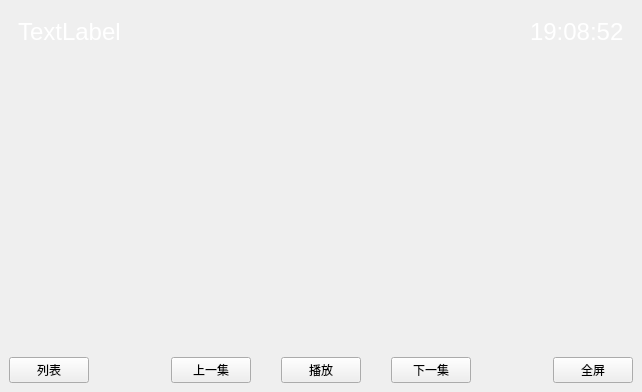
<?xml version="1.0" encoding="UTF-8"?>
<ui version="4.0">
 <class>Console</class>
 <widget class="QWidget" name="Console">
  <property name="geometry">
   <rect>
    <x>0</x>
    <y>0</y>
    <width>642</width>
    <height>392</height>
   </rect>
  </property>
  <property name="windowTitle">
   <string>Form</string>
  </property>
  <property name="styleSheet">
   <string notr="true"/>
  </property>
  <layout class="QHBoxLayout" name="horizontalLayout">
   <property name="spacing">
    <number>0</number>
   </property>
   <property name="leftMargin">
    <number>0</number>
   </property>
   <property name="topMargin">
    <number>0</number>
   </property>
   <property name="rightMargin">
    <number>0</number>
   </property>
   <property name="bottomMargin">
    <number>0</number>
   </property>
   <item>
    <widget class="CustoWidget" name="bottom" native="true">
     <layout class="QVBoxLayout" name="verticalLayout">
      <property name="spacing">
       <number>0</number>
      </property>
      <item>
       <widget class="CustoWidget" name="widget" native="true">
        <property name="styleSheet">
         <string notr="true"/>
        </property>
        <layout class="QVBoxLayout" name="verticalLayout_3">
         <property name="spacing">
          <number>0</number>
         </property>
         <property name="leftMargin">
          <number>0</number>
         </property>
         <property name="topMargin">
          <number>0</number>
         </property>
         <property name="rightMargin">
          <number>0</number>
         </property>
         <property name="bottomMargin">
          <number>0</number>
         </property>
         <item>
          <widget class="QWidget" name="widget_3" native="true">
           <property name="styleSheet">
            <string notr="true"/>
           </property>
           <layout class="QHBoxLayout" name="horizontalLayout_4">
            <item>
             <widget class="QLabel" name="wh">
              <property name="font">
               <font>
                <pointsize>18</pointsize>
               </font>
              </property>
              <property name="styleSheet">
               <string notr="true">color:#fff</string>
              </property>
              <property name="text">
               <string>TextLabel</string>
              </property>
             </widget>
            </item>
            <item>
             <spacer name="horizontalSpacer_2">
              <property name="orientation">
               <enum>Qt::Horizontal</enum>
              </property>
              <property name="sizeHint" stdset="0">
               <size>
                <width>40</width>
                <height>20</height>
               </size>
              </property>
             </spacer>
            </item>
            <item>
             <widget class="QLabel" name="time">
              <property name="font">
               <font>
                <pointsize>18</pointsize>
               </font>
              </property>
              <property name="styleSheet">
               <string notr="true">color:#fff</string>
              </property>
              <property name="text">
               <string>19:08:52</string>
              </property>
             </widget>
            </item>
           </layout>
          </widget>
         </item>
         <item>
          <spacer name="verticalSpacer">
           <property name="orientation">
            <enum>Qt::Vertical</enum>
           </property>
           <property name="sizeHint" stdset="0">
            <size>
             <width>20</width>
             <height>251</height>
            </size>
           </property>
          </spacer>
         </item>
         <item>
          <widget class="seekBar" name="seek" native="true">
           <property name="sizePolicy">
            <sizepolicy hsizetype="Preferred" vsizetype="Fixed">
             <horstretch>0</horstretch>
             <verstretch>0</verstretch>
            </sizepolicy>
           </property>
          </widget>
         </item>
         <item>
          <widget class="QWidget" name="widget_2" native="true">
           <layout class="QHBoxLayout" name="horizontalLayout_2">
            <property name="spacing">
             <number>0</number>
            </property>
            <property name="leftMargin">
             <number>0</number>
            </property>
            <property name="topMargin">
             <number>5</number>
            </property>
            <property name="rightMargin">
             <number>0</number>
            </property>
            <property name="bottomMargin">
             <number>0</number>
            </property>
            <item>
             <widget class="QPushButton" name="btn_play_list">
              <property name="text">
               <string>列表</string>
              </property>
             </widget>
            </item>
            <item>
             <spacer name="horizontalSpacer">
              <property name="orientation">
               <enum>Qt::Horizontal</enum>
              </property>
              <property name="sizeHint" stdset="0">
               <size>
                <width>40</width>
                <height>20</height>
               </size>
              </property>
             </spacer>
            </item>
            <item>
             <widget class="QPushButton" name="btn_play_last">
              <property name="text">
               <string>上一集</string>
              </property>
             </widget>
            </item>
            <item>
             <spacer name="horizontalSpacer_3">
              <property name="orientation">
               <enum>Qt::Horizontal</enum>
              </property>
              <property name="sizeType">
               <enum>QSizePolicy::Fixed</enum>
              </property>
              <property name="sizeHint" stdset="0">
               <size>
                <width>30</width>
                <height>20</height>
               </size>
              </property>
             </spacer>
            </item>
            <item>
             <widget class="QPushButton" name="btn_play_play">
              <property name="text">
               <string>播放</string>
              </property>
             </widget>
            </item>
            <item>
             <spacer name="horizontalSpacer_4">
              <property name="orientation">
               <enum>Qt::Horizontal</enum>
              </property>
              <property name="sizeType">
               <enum>QSizePolicy::Fixed</enum>
              </property>
              <property name="sizeHint" stdset="0">
               <size>
                <width>30</width>
                <height>20</height>
               </size>
              </property>
             </spacer>
            </item>
            <item>
             <widget class="QPushButton" name="btn_play_next">
              <property name="text">
               <string>下一集</string>
              </property>
             </widget>
            </item>
            <item>
             <spacer name="horizontalSpacer_5">
              <property name="orientation">
               <enum>Qt::Horizontal</enum>
              </property>
              <property name="sizeHint" stdset="0">
               <size>
                <width>40</width>
                <height>20</height>
               </size>
              </property>
             </spacer>
            </item>
            <item>
             <widget class="QPushButton" name="btn_play_showfullscreen">
              <property name="text">
               <string>全屏</string>
              </property>
             </widget>
            </item>
           </layout>
          </widget>
         </item>
        </layout>
       </widget>
      </item>
     </layout>
    </widget>
   </item>
  </layout>
 </widget>
 <customwidgets>
  <customwidget>
   <class>CustoWidget</class>
   <extends>QWidget</extends>
   <header location="global">widgets/custowidget.h</header>
   <container>1</container>
  </customwidget>
  <customwidget>
   <class>seekBar</class>
   <extends>QWidget</extends>
   <header location="global">widgets/seekbar.h</header>
   <container>1</container>
  </customwidget>
 </customwidgets>
 <resources/>
 <connections/>
</ui>
